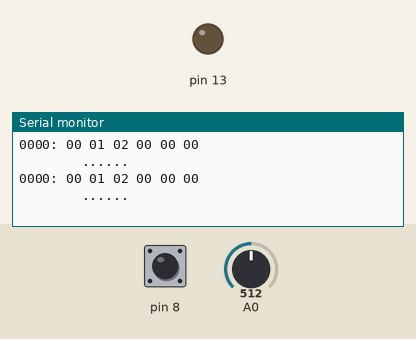
Simulated run of this sketch. Board: Arduino Uno, built with avr-gcc and run on an emulated ATmega328P. Shown: output pins drawn as LEDs (lit = HIGH), the last lines printed to the serial monitor. Inputs (shaded band) come from the test bench; at power-on: A0 = 512, pin 8 HIGH.

Above: at 1.2 s.
1.3 s: A0 set to 716
At 1.9 s:
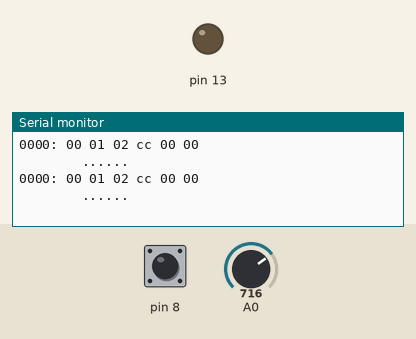
3.2 s: A0 set to 511
At 3.7 s:
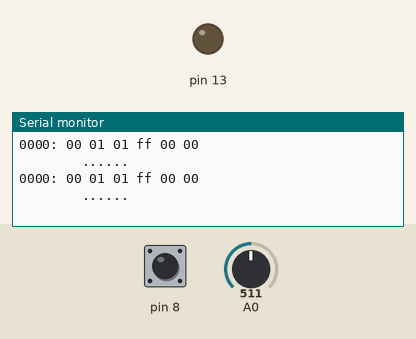

Measured:
- after the input at 1.3 s, the serial monitor: prints a new line at once (image 1)
- after the input at 3.2 s, the serial monitor: prints a new line at once (image 2)

The sketch:

i2c_slave_ws4.ino
```cpp
//---------------------------------------------------------
// i2c stuff start
// A4/A5 - i2c pins SDA/SCL on Uno

// I2c registers:
#define R_CMD           0    // 7/8/* van toetsenbord, 0 = done -> Morse patroon H C R
#define R_LED_M         1    // Waarde slave D8 -> LED master (D13)
#define R_ANALOG_H      2    // Hi-byte van slave analoge ingang A0 -> Master
#define R_ANALOG_L      3    // Lo-byte van slave analoge ingang A0 -> Master
#define R_LED_S         4    // 1/2 van toetsenbord -> LED slave (D13)
#define R_PWM           5    // 4/5 van toetsenbord = up/down -> PWM D9

#define SLAVE_ADDRESS   0x88/2  // slave address, any number from 0x01 to 0x7F

#define  REG_MAP_SIZE   (6)
volatile byte I2cRegister[REG_MAP_SIZE];
// i2c stuff end
//---------------------------------------------------------

void setup()
{
  Serial.begin(115200);
  fdevopen( &my_putc, 0);    // Koppel printf uitvoer (stdout) via my_putc() aan de serial port.
  printf("Arduino slave ready");

  //---------------------------------------------------------
  // i2c interface init
  I2cSlaveRegistersInit(SLAVE_ADDRESS);
  pinMode(8, INPUT_PULLUP);    // LED_M input pin
  pinMode(13, OUTPUT);         // LED_S output pin
}

void loop()
{
  RegDump();


  // Oefening a
  I2cRegister[R_LED_M] = digitalRead(8); // LED master volgt pin 8

  // Oefening b
  digitalWrite(13, I2cRegister[R_LED_S]);

  if (I2cNewData()) {

    // Oefening c
    analogWrite(9, I2cRegister[R_PWM]);

    // Oefening d
    byte cmd = I2cRegister[R_CMD];
    I2cRegister[R_CMD] = 0;  // wis commando

    if (cmd == 1) {   // PWM LED uit
      analogWrite(9, 0);
      delay(2000);
      analogWrite(9, I2cRegister[R_PWM]);
    }

    if (cmd == 2) {   // PWM LED laag
      analogWrite(9, 8);
      delay(2000);
      analogWrite(9, I2cRegister[R_PWM]);
    }

    if (cmd == 3) {   // PWM LED hoog
      analogWrite(9, 32);
      delay(2000);
      analogWrite(9, I2cRegister[R_PWM]);
    }

    if (cmd == 4) {   // PWM LED vol aan
      analogWrite(9, 255);
      delay(2000);
      analogWrite(9, I2cRegister[R_PWM]);
    }
  }

  // Oefening e
  int a = analogRead(A0);
  noInterrupts();
  // Deze code wordt niet onderbroken door de (i2c) interrupt routine.
  I2cRegister[R_ANALOG_H] = a / 256;
  I2cRegister[R_ANALOG_L] = a;
  interrupts();
}
```

I2cSlaveRegisters.ino
```cpp
//---------------------------------------------------------------------
// I2cSlaveRegisters.ino - Eenvoudige register interface
//---------------------------------------------------------------------
// Deze routines geven een master via i2c toegang tot de array
// I2cRegister[] via de volgende stappen:
//
// * Selecteer het gewenste register met een 1-byte adres.
//   let op: repeated start wordt niet ondersteund!
//
// * Schrijf 1 of meer registers na elkaar (max 31)
//of
// * Lees 1 of meer registers na elkaar (maximaal 32)
//
// Verder:
// * Update desgewenst bepaalde registers continue in de hoofdlus. Let
//   op dat dit interrupt-safe gebeurt als je sets van data hebt (zoals
//   integers)
//
// * I2cNewData() geeft aan dat 1 of meer registers is beschreven. Naar
//   aanleiding hiervan kan data van master worden gebruikt. Maar je
//   kunt ook continue de waarden van de registers gebruiken.
//---------------------------------------------------------------------

#include <Arduino.h>
#include <Wire.h>
void requestEvent();
void receiveEvent(int bytesReceived);

bool _I2cNewDataFlag = false;
int I2cAddressPointer = 0;

//---------------------------------------------------------------------
// I2cNewData - return true when master has written to register(s).
//---------------------------------------------------------------------
// Return true if newdata (only once, since it clears the flag)
//---------------------------------------------------------------------
bool I2cNewData()
{
  bool r = _I2cNewDataFlag;
  _I2cNewDataFlag = false;
  return r;
}

//---------------------------------------------------------------------
// I2cSlaveRegistersInit - Start Wire & setup interrupt handlers
//---------------------------------------------------------------------
//---------------------------------------------------------------------
void I2cSlaveRegistersInit(int Slave)
{
  Wire.begin(Slave);
  Wire.onRequest(requestEvent);
  Wire.onReceive(receiveEvent);
}

//---------------------------------------------------------------------
// RegisterDump - for debug
//---------------------------------------------------------------------
//---------------------------------------------------------------------
void RegisterDump()
{
  if (I2cNewData()) {
    printf("RegisterDump: ");
    for (int i=0; i<REG_MAP_SIZE; i++) {
      printf("%02x ", I2cRegister[i]);
    }
    printf("\n");
  }
}

//---------------------------------------------------------------------
// requestEvent - Setup data for transmit (interrupt handler)
//---------------------------------------------------------------------
//---------------------------------------------------------------------
void requestEvent()
{
  // assure address is valid.
  if (I2cAddressPointer >= REG_MAP_SIZE) I2cAddressPointer = 0;
  if (I2cAddressPointer < 0)             I2cAddressPointer = 0;

  int Len = REG_MAP_SIZE-I2cAddressPointer;
  if (Len > 32) Len = 32;  // max # bytes in one transmission (arduino limit)
  // disable print to avoid delay in SEND
  //  printf("Tx %p %d\n", &I2cRegister[I2cAddressPointer], Len);
  // Allow reading of regeister from current address to end
  Wire.write((const byte *) &I2cRegister[I2cAddressPointer], Len);
}

//---------------------------------------------------------------------
// receiveEvent - process received data (interrupt handler)
//---------------------------------------------------------------------
//---------------------------------------------------------------------
void receiveEvent(int bytesReceived)
{
  int t;

  // disable print to avoid delay in SEND
  //  printf("rx 0x%02x 0x%02x\n", bytesReceived, TWSR);

  for (int a = 0; a < bytesReceived; a++) {
    t = Wire.read();
    if (a == 0) {
      I2cAddressPointer = t;
    }
    else {

      // assure address is valid.
      if (I2cAddressPointer >= REG_MAP_SIZE) I2cAddressPointer = 0;
      if (I2cAddressPointer < 0)             I2cAddressPointer = 0;

      I2cRegister[I2cAddressPointer] = t;  // store data
      I2cAddressPointer ++;                // prepare pointer for next write (or read)
      _I2cNewDataFlag = true;              // signal new data to main program
    }
  }
}

//-----------------------------------------------------------------------------
// RegDump - Dump all registers.
//-----------------------------------------------------------------------------
//-----------------------------------------------------------------------------
void RegDump()
{
  HexDump((const void*)I2cRegister, REG_MAP_SIZE);
}

//-----------------------------------------------------------------------------
//-----------------------------------------------------------------------------
// *** vanaf hier een aantal routines uit de I2C Master Toolkit ***
//-----------------------------------------------------------------------------
//-----------------------------------------------------------------------------

//-----------------------------------------------------------------------------
// my_putc - links stdout (printf) to serial
//-----------------------------------------------------------------------------
// put 'fdevopen( &my_putc, 0);' in setup();
//-----------------------------------------------------------------------------
int my_putc(char c, FILE *t) {
  if (c == '\n') Serial.write('\r');
  return Serial.write(c);
}

//-----------------------------------------------------------------------------
// HexDump - Dump Data in hex format
//-----------------------------------------------------------------------------
// No offset, so address displayed at the start of each line starts at 0.
//-----------------------------------------------------------------------------
void HexDump(const void *Data, int Length)
{
  HexDump(Data, Length, 0);
}

/*=====================================================================
 HexDump :
 ---------------------------------------------------------------------*/
// Parameters:
//    Data   - data to be dumped
//    Length - nr of bytes to be dumped
//    Offset - offset of address (from 0), displayed at the start of each line.
//-----------------------------------------------------------------------------
void HexDump( const void *Data, unsigned int Length, unsigned int Offset)
{
  unsigned char *data    = (unsigned char *)Data    ;

  unsigned int Track1 = 0 ;
  unsigned int Track2 = 0 ;

  for( unsigned int Index=0 ; Index < Length ; Index = Index+16 )
  {
    printf( "%04x: ", Offset + Index ) ;

    for( unsigned int j=0 ; j < 16 ; j++ )
    {
      if( Track1 < Length ) printf( "%02x", data[ Index+j ] ) ;
      else printf( "  " ) ;

      printf( " " ) ;

      Track1++ ;
    }

    printf( " "  ) ;

    for( unsigned int j=0 ; j < 16 ; j++ )
    {
      if( Track2 < Length )
      {
        if( data[ Index+j ] < 32 ) printf( "." ) ;
        else
        {
          if( data[ Index+j ] < 127 ) printf( "%c", data[ Index+j ] ) ;
          else printf( "."                   ) ;
        }
      }
      else printf( " " ) ;

      Track2++ ;
    }

    printf( "\r\n" ) ;
  }
}
```
